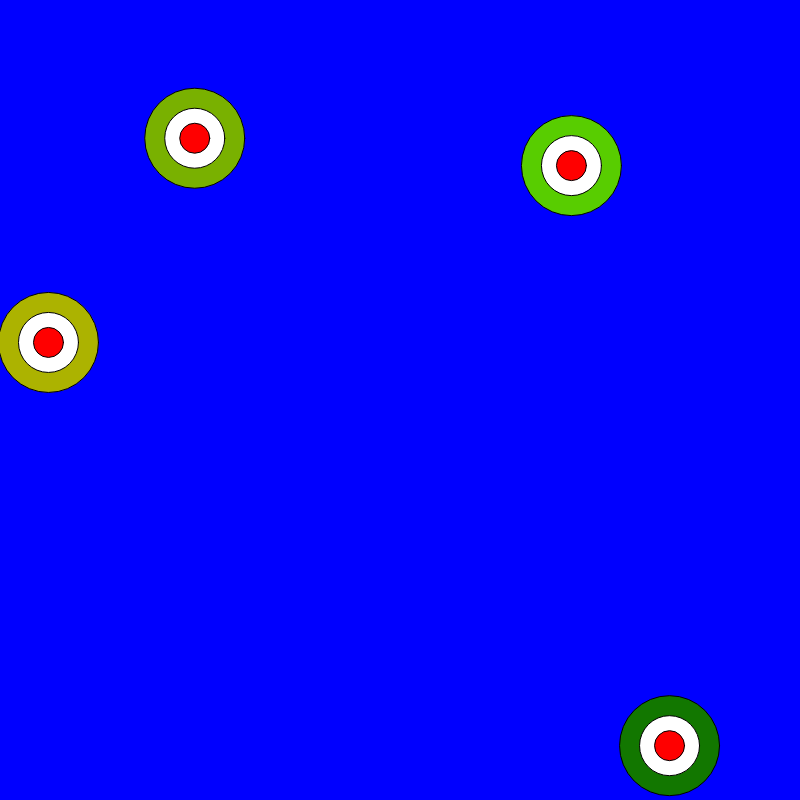
Frame 1 (no input)
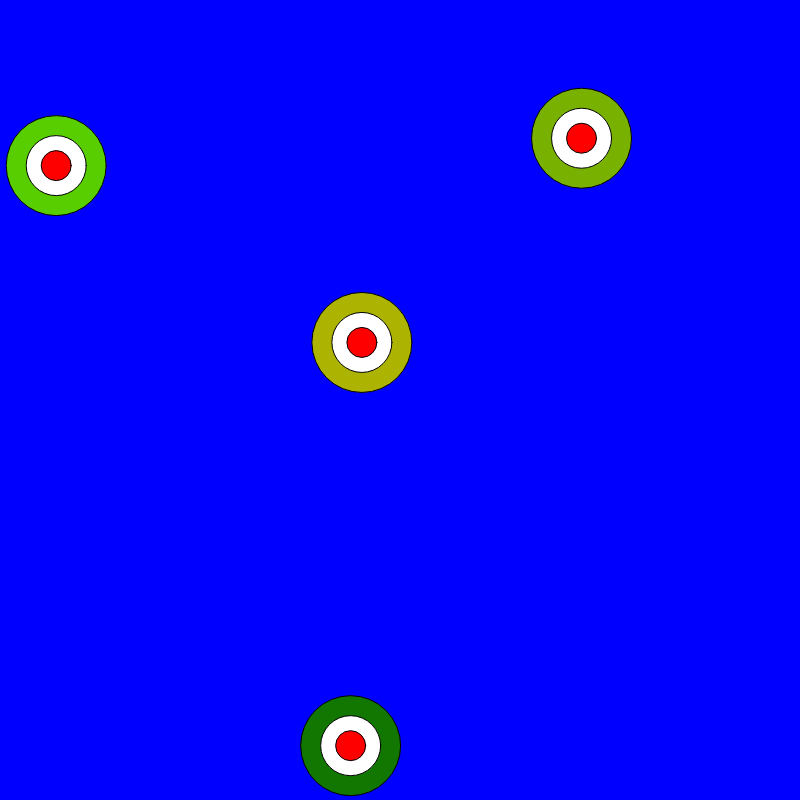
Frame 60 (no input)
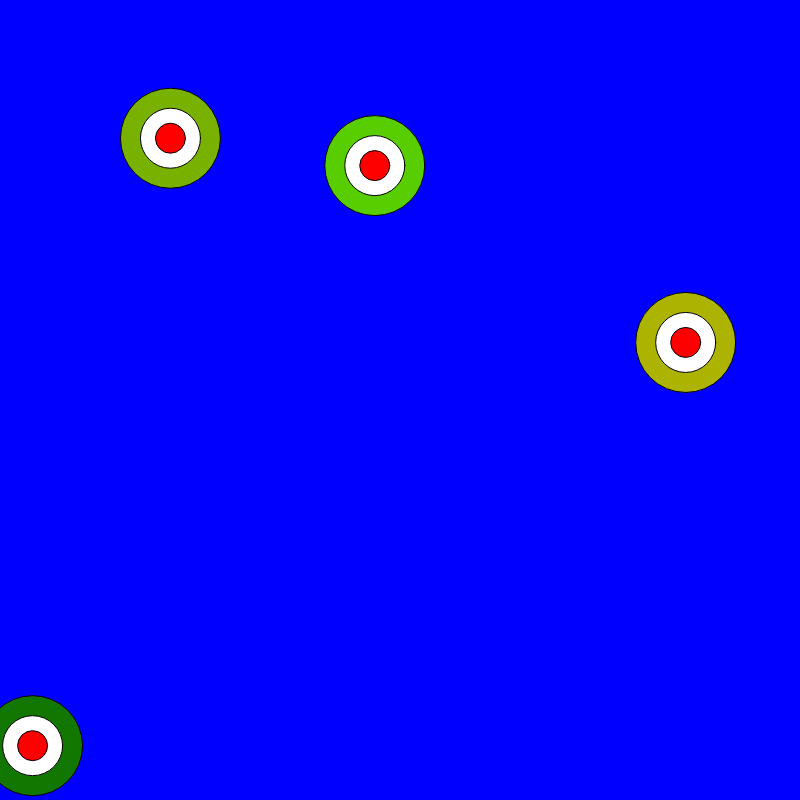
Frame 120 (the mouse pressed at the canvas centre since frame 60)

The p5.js sketch that drew these frames (run headless with seeded random() and noise() and a simulated clock; from frame 60 on, the mouse is pressed at the canvas centre):

// p5.js sketch
// ── sketch.js
var myCar ;
var myCar1 ;
var myCar2 ;
var myCar3 ;

function setup() {
  createCanvas(800,800) ;
  myCar = new Car() ;
  myCar1 = new Car() ;
  myCar2 = new Car() ;
  myCar3 = new Car() ;
  // put setup code here
}

function draw() {
  background('blue') ;

  myCar.display() ;
  myCar.drive() ;

  myCar1.display() ;
  myCar1.drive() ;

  myCar2.display() ;
  myCar2.drive() ;

  myCar3.display() ;
  myCar3.drive() ;

  // put drawing code here
}
//our car class
function Car(){
  //attributes

  this.x = random (width) ;
  this.y = random (height) ;
  this.vel = random (25);
  this.r = random(255,0,0);
  this.g = random(0,255,0);
  this.b = random(0,0,255);

  //methods
  this.display = function(){
    fill (this.r, this.g, this.b);
    ellipse(this.x,this.y,100,100) ;
    fill('white');
    ellipse(this.x,this.y,60,60) ;
    fill('red');
    ellipse(this.x,this.y,30,30) ;

  }

  this.drive = function() {
    this.x = this.x + this.vel ;
    if (this.x > width) {
      this.x = 0;
    }
  }
}
